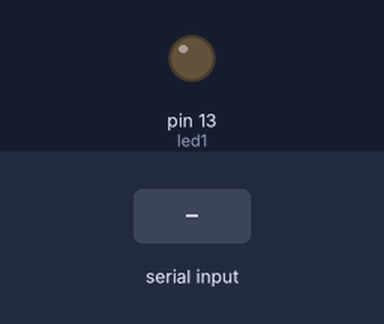
Simulated run of this sketch. Board: Arduino Uno, built with avr-gcc and run on an emulated ATmega328P. Shown: output pins drawn as LEDs (lit = HIGH). The inputs (shaded band) are chosen by the test bench.

Above: at 1.2 s.
1.3 s: "1" received over Serial
At 2.3 s:
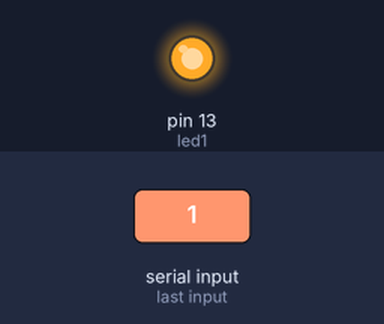
2.8 s: "2" received over Serial
At 3.5 s:
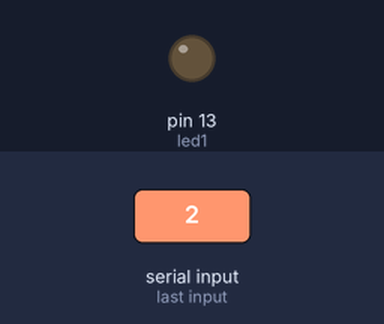
Timing chart, 0 to 5.8 s (numbered marks = the images above; inputs shaded):
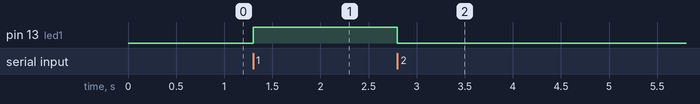

Measured:
- after the input at 1.3 s, pin 13 (led1): LOW → HIGH at once
- after the input at 2.8 s, pin 13 (led1): HIGH → LOW at once

The sketch:

Ses.ino
```cpp
//Ses project
//Make a bridge witch C# program and get "read" voice
//Thanks to MicroSpark.com team!

const int led1 = 13;

void setup ()
{
  Serial.begin (9600);
  pinMode(led1,OUTPUT);

}

void loop()
{
  if (Serial.available())
  {
    int c = Serial.read ();
    if(c=='1')
    {
      digitalWrite(led1, HIGH);
    }
    else if(c=='2')
    {

      digitalWrite(led1, LOW);

      }

  }

}
```
